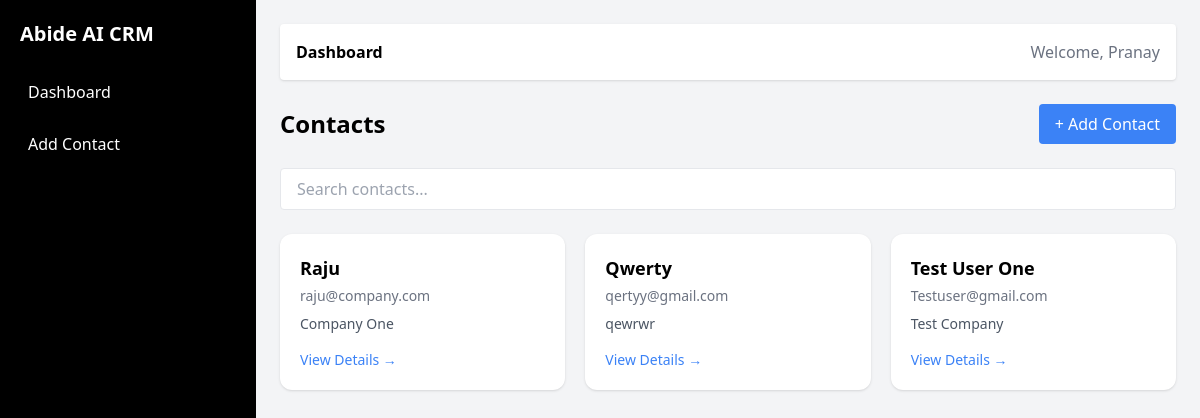
The page / on the database its author committed.
### contacts/models.py (models this page shows, shortened)
class Contact(models.Model):
    name = models.CharField(max_length=255)
    email = models.EmailField()
    phone = models.CharField(max_length=20, blank=True, null=True)
    company = models.CharField(max_length=255, blank=True, null=True)
    notes = models.TextField(blank=True, null=True)
    created_at = models.DateTimeField(auto_now_add=True)

### contacts/views.py (the view)
# urls.py: path('', views.contact_list, name='contact_list'),
def contact_list(request):
    contacts = Contact.objects.all().order_by('-created_at')
    return render(request, 'contacts/contact_list.html', {'contacts': contacts})

### contacts/templates/contacts/contact_list.html
{% extends "base.html" %}
{% block content %}
<div class="max-w-6xl mx-auto">
    <div class="flex justify-between items-center mb-6">
        <h2 class="text-2xl font-bold">Contacts</h2>
        <a href="/add/"
           class="bg-blue-500 text-white px-4 py-2 rounded hover:bg-blue-600">
           + Add Contact
        </a>
    </div>
    <div class="mb-6">
        <input type="text" placeholder="Search contacts..."
               class="w-full border rounded px-4 py-2 focus:outline-none focus:ring-2 focus:ring-blue-500">
    </div>
    <div class="grid grid-cols-1 md:grid-cols-2 lg:grid-cols-3 gap-5">
        {% for contact in contacts %}
            <div class="bg-white p-5 rounded-xl shadow hover:shadow-lg transition">
                <h3 class="text-lg font-bold">{{ contact.name }}</h3>
                <p class="text-gray-500 text-sm mt-1">
                    {{ contact.email|default:"No email" }}
                </p>
                <p class="mt-2 text-sm text-gray-600">
                    {{ contact.company|default:"No company" }}
                </p>
                <div class="mt-4 flex justify-between items-center">
                    <a href="/{{ contact.id }}/"
                       class="text-blue-500 text-sm font-medium hover:underline">
                       View Details →
                    </a>
                </div>
            </div>
        {% empty %}
            <div class="col-span-3 text-center text-gray-500">
                No contacts yet. Start by adding one.
            </div>
        {% endfor %}
    </div>
</div>
{% endblock %}

### rows shown on the page
Contact: name "Raju", email "raju@company.com", company "Company One"
Contact: name "Qwerty", email "qertyy@gmail.com", company "qewrwr"
Contact: name "Test User One", email "Testuser@gmail.com", company "Test Company"
